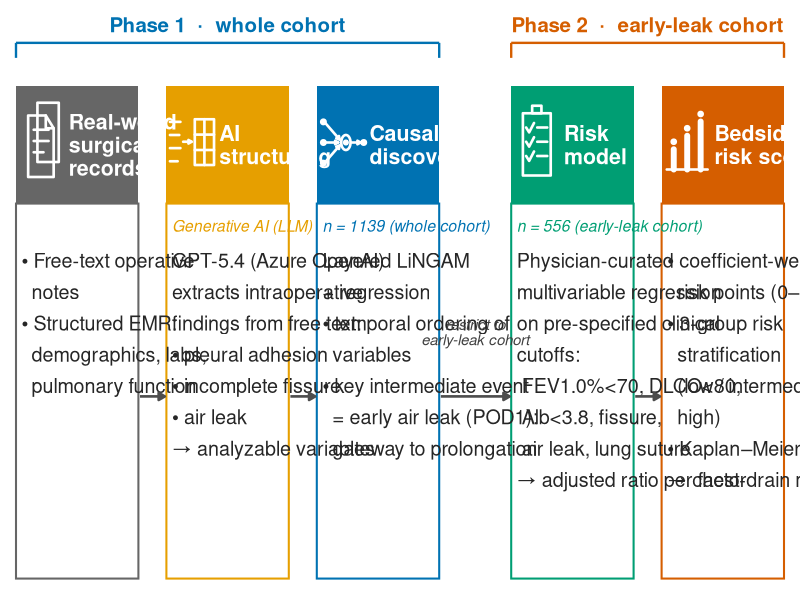

Write R code to recreate this figure.
## 09_pipeline_figure.R  Figure 2: end-to-end pipeline (with conceptual stage icons)
## ---- portable paths (GitHub-ready; NO absolute paths, NO patient data in repo) ----
## Run this script from the R_code/ directory (e.g. `Rscript 02_analysis.R`).
## Patient-level data are NOT distributed. To regenerate the .rds files locally,
## place the source spreadsheet at ./data/データ.xlsx ; both ./data/ and
## ./figures/ are git-ignored so no patient-level data can be committed.
data_dir <- "data"; fig_dir <- "figures"
dir.create(data_dir, showWarnings = FALSE, recursive = TRUE)
dir.create(fig_dir,  showWarnings = FALSE, recursive = TRUE)
## records -> GPT structures free text -> LiNGAM causal discovery (DAG) ->
##   physician-curated risk model -> stratified bedside score
## Emphasis: AI is used TWICE -- (1) LLM structures free-text data, (2) layered LiNGAM causal discovery.
suppressMessages({library(ggplot2); library(grid)})
outdir <- fig_dir

## Okabe-Ito palette
grey <- "#666666"; ai <- "#E69F00"; blue <- "#0072B2"; green <- "#009E73"; verm <- "#D55E00"
hdr_col <- c(grey, ai, blue, green, verm)

## ---- canvas / aspect ----
fig_w <- 16.6; fig_h <- 7.7
xlim0 <- c(0,100); ylim0 <- c(26,82)
asp <- (fig_h/diff(ylim0)) / (fig_w/diff(xlim0))   # x-units per y-unit for a true circle

## ---- 5 stage boxes ----
n <- 5; mar <- 2
gaps <- c(3.5, 3.5, 9, 3.5)
bw <- (100 - 2*mar - sum(gaps))/n
left <- mar + c(0, cumsum(bw + gaps[1:(n-1)])); right <- left + bw; cx <- left + bw/2
y_bot <- 28; y_top <- 74; y_hdr <- 63          # body 28-63, header 63-74

title <- c("Real-world\nsurgical\nrecords","AI\nstructuring","Causal\ndiscovery",
           "Risk\nmodel","Bedside\nrisk score")
tag   <- c("", "Generative AI (LLM)", "n = 1139 (whole cohort)",
           "n = 556 (early-leak cohort)", "")
body  <- c(
"• Free-text operative\n  notes\n• Structured EMR:\n  demographics, labs,\n  pulmonary function",
"GPT-5.4 (Azure OpenAI)\nextracts intraoperative\nfindings from free text:\n• pleural adhesion\n• incomplete fissure\n• air leak\n→ analyzable variables",
"Layered LiNGAM\n+ regression\n• temporal ordering of\n  variables\n• key intermediate event\n  = early air leak (POD1):\n  gateway to prolongation",
"Physician-curated\nmultivariable regression\non pre-specified clinical\ncutoffs:\n FEV1.0%<70, DLCO<80,\n Alb<3.8, fissure,\n air leak, lung suture\n→ adjusted ratio per factor",
"• coefficient-weighted\n  risk points (0–23)\n• 3-group risk\n  stratification\n  (low / intermediate /\n  high)\n• Kaplan–Meier + box plot\n→ chest-drain management")

hdr <- data.frame(xmin=left, xmax=right, ymin=y_hdr, ymax=y_top)
bdy <- data.frame(xmin=left, xmax=right, ymin=y_bot, ymax=y_hdr)

p <- ggplot() +
  geom_rect(data=bdy, aes(xmin=xmin,xmax=xmax,ymin=ymin,ymax=ymax), fill="white",
            colour=hdr_col, linewidth=.7) +
  geom_rect(data=hdr, aes(xmin=xmin,xmax=xmax,ymin=ymin,ymax=ymax), fill=hdr_col, colour=NA)

## ---- conceptual icon helpers (white line-art inside header) ----
icon_cy <- (y_hdr + y_top)/2 + 0.2
icon_dx <- 3.2                      # icon centre offset from box left
icon_s  <- 3.5                      # icon half-size (y-units)
lwI <- 0.9

add_icon <- function(p, type, ix, iy, s, col="white"){
  mx <- function(ux) ix + asp*s*ux
  my <- function(uy) iy + s*uy
  pth <- function(ux,uy, lw=lwI)
    annotate("path", x=mx(ux), y=my(uy), colour=col, linewidth=lw, lineend="round", linejoin="round")
  seg <- function(x0,y0,x1,y1, lw=lwI)
    annotate("segment", x=mx(x0), y=my(y0), xend=mx(x1), yend=my(y1), colour=col, linewidth=lw, lineend="round")
  arr <- function(x0,y0,x1,y1, lw=lwI)
    annotate("segment", x=mx(x0), y=my(y0), xend=mx(x1), yend=my(y1), colour=col, linewidth=lw,
             lineend="round", arrow=arrow(length=unit(0.09,"cm"), type="closed"))
  dot <- function(ux,uy, sz=1.7)
    annotate("point", x=mx(ux), y=my(uy), colour=col, fill=col, size=sz, shape=21, stroke=0.5)
  th <- seq(0, 2*pi, length.out=48)

  if(type=="docs"){            ## stack of operative notes
    p <- p + pth(c(-0.30,-0.30,0.62,0.62,-0.30)+0.12, c(-0.62,0.96,0.96,-0.62,-0.62)+0.10) +
             pth(c(-0.58,-0.58,0.18,0.52,0.52,-0.58), c(-0.92,0.72,0.72,0.38,-0.92,-0.92)) +
             pth(c(0.18,0.18,0.52), c(0.72,0.38,0.38)) +
             seg(-0.34,0.34,0.30,0.34) + seg(-0.34,0.04,0.30,0.04) + seg(-0.34,-0.26,0.08,-0.26)
  } else if(type=="text2tab"){ ## GPT: free text -> structured table
    p <- p + seg(-0.95,0.55,-0.50,0.55) + seg(-0.95,0.20,-0.55,0.20) +
             seg(-0.95,-0.15,-0.50,-0.15) + seg(-0.95,-0.50,-0.62,-0.50) +
             arr(-0.38,0.02,-0.02,0.02) +
             pth(c(0.12,0.12,0.95,0.95,0.12), c(-0.60,0.62,0.62,-0.60,-0.60)) +
             seg(0.535,-0.60,0.535,0.62) + seg(0.12,0.21,0.95,0.21) + seg(0.12,-0.20,0.95,-0.20)
  } else if(type=="dag"){      ## LiNGAM: upstream vars -> landmark -> outcome
    arr(-0.78,0.55,-0.10,0.10); arr(-0.78,0.00,-0.18,0.00); arr(-0.78,-0.55,-0.10,-0.10)
    p <- p + arr(-0.78,0.55,-0.12,0.08) + arr(-0.78,0.00,-0.18,0.00) + arr(-0.78,-0.55,-0.12,-0.08) +
             pth(0.15+0.20*cos(th), 0.20*sin(th)) +              # landmark ring
             arr(0.40,0.0,0.78,0.0) +
             dot(-0.82,0.55) + dot(-0.82,0.0) + dot(-0.82,-0.55) +
             dot(0.15,0.0,1.4) + dot(0.92,0.0)
  } else if(type=="clipcheck"){ ## physician checks/curates variables
    p <- p + pth(c(-0.60,-0.60,0.60,0.60,-0.60), c(-0.88,0.78,0.78,-0.88,-0.88)) +
             pth(c(-0.20,-0.20,0.20,0.20,-0.20), c(0.78,0.98,0.98,0.78,0.78)) +
             pth(c(-0.46,-0.33,-0.12), c(0.40,0.27,0.52)) + seg(0.02,0.40,0.45,0.40) +
             pth(c(-0.46,-0.33,-0.12), c(0.02,-0.11,0.14)) + seg(0.02,0.02,0.45,0.02) +
             pth(c(-0.46,-0.33,-0.12), c(-0.36,-0.49,-0.24)) + seg(0.02,-0.36,0.45,-0.36)
  } else if(type=="strata"){   ## 3 risk groups, low -> high
    p <- p + seg(-0.88,-0.72,0.88,-0.72) +
             seg(-0.58,-0.72,-0.58,-0.18,2.0) + seg(0.0,-0.72,0.0,0.18,2.0) + seg(0.58,-0.72,0.58,0.56,2.0) +
             dot(-0.58,0.02,1.6) + dot(0.0,0.38,1.6) + dot(0.58,0.76,1.6)
  }
  p
}

icons <- c("docs","text2tab","dag","clipcheck","strata")
for(i in 1:n) p <- add_icon(p, icons[i], left[i]+icon_dx, icon_cy, icon_s)

## ---- header titles (right of icon) + tag + body ----
p <- p +
  annotate("text", x=left+icon_dx*2+0.2, y=(y_hdr+y_top)/2, label=title, colour="white",
           fontface="bold", size=5.4, hjust=0, vjust=0.5, lineheight=.9) +
  annotate("text", x=left+0.7, y=y_hdr-1.5, label=tag, colour=hdr_col,
           fontface="italic", size=4.0, hjust=0, vjust=1) +
  annotate("text", x=left+0.7, y=y_hdr-4.6, label=body, colour="grey15",
           size=5.0, hjust=0, vjust=1, lineheight=1.32)

## ---- connector arrows ----
ay <- 45
for(i in 1:4){
  p <- p + annotate("segment", x=right[i]+0.2, xend=left[i+1]-0.2, y=ay, yend=ay,
                    arrow=arrow(length=unit(0.18,"cm"), type="closed"),
                    linewidth=.9, colour="grey30")
}
p <- p + annotate("text", x=(right[3]+left[4])/2, y=ay+6, label="restrict to\nearly-leak cohort",
                  size=3.8, fontface="italic", colour="grey25", lineheight=.85)

## ---- phase brackets ----
brk <- function(x0,x1,y,txt,col)
  list(annotate("segment", x=x0, xend=x1, y=y, yend=y, colour=col, linewidth=.8),
       annotate("segment", x=x0, xend=x0, y=y, yend=y-1.4, colour=col, linewidth=.8),
       annotate("segment", x=x1, xend=x1, y=y, yend=y-1.4, colour=col, linewidth=.8),
       annotate("text", x=(x0+x1)/2, y=y+1.7, label=txt, colour=col, fontface="bold", size=5.2))
p <- p + brk(left[1], right[3], 78, "Phase 1  ·  whole cohort", blue) +
         brk(left[4], right[5], 78, "Phase 2  ·  early-leak cohort", verm)

p <- p + coord_cartesian(xlim=xlim0, ylim=ylim0, expand=FALSE) + theme_void()
ggsave(file.path(outdir,"fig_pipeline.png"), p, width=fig_w, height=fig_h, dpi=300, bg="white")
cat("DONE fig_pipeline.png\n")
